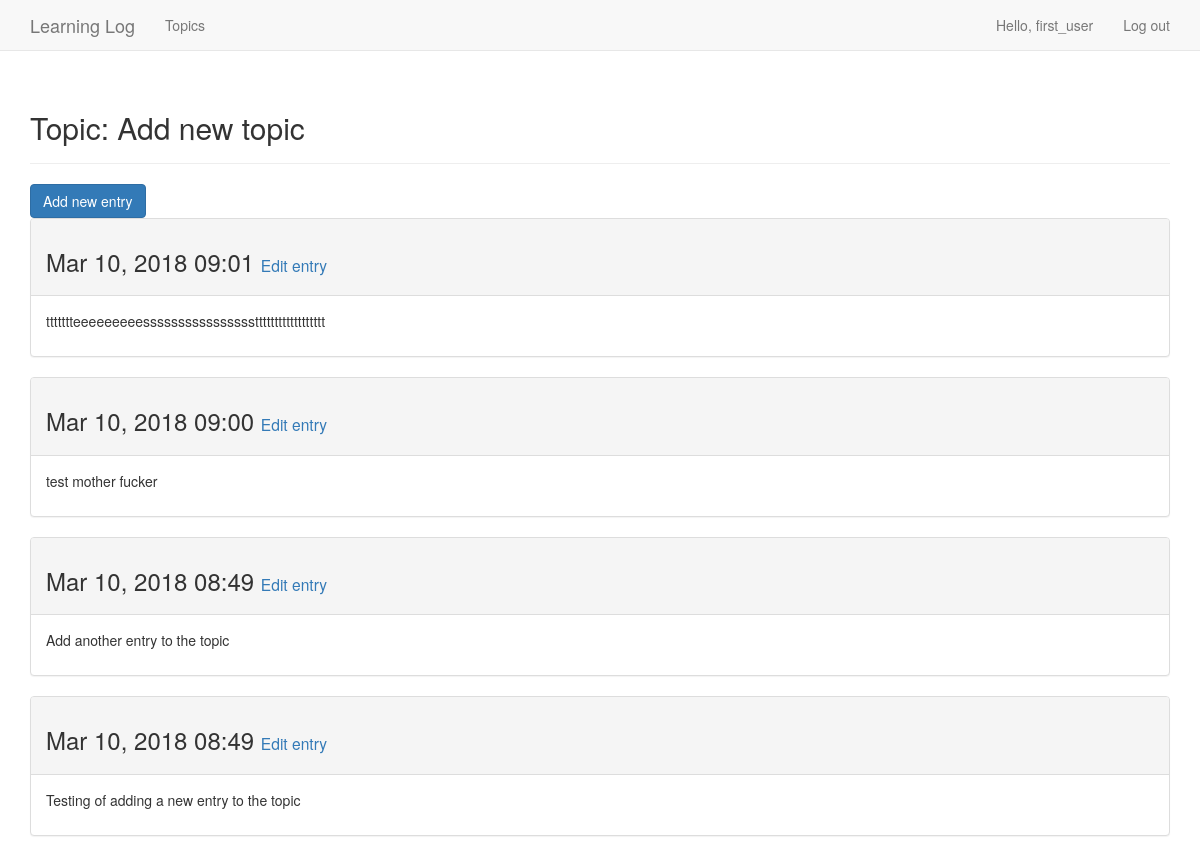
Page /topics/10/ (signed in) on the committed database.
### learning_logs/models.py (models this page shows, shortened)
class Topic(models.Model):
    text = models.CharField(max_length=200)
    date_added = models.DateTimeField(auto_now_add=True)
    owner = models.ForeignKey(User, on_delete=models.CASCADE)
    def __str__(self):
        return self.text

class Entry(models.Model):
    topic = models.ForeignKey(Topic, on_delete=models.CASCADE)
    text = models.TextField()
    date_added = models.DateTimeField(auto_now_add=True)
    class Meta:
        verbose_name_plural = "entries"

### learning_logs/views.py (the view)
# urls.py: url(r'^topics/(?P<topic_id>\d+)/$', views.topic, name='topic'),                 # Requested topic
@login_required
def topic(request, topic_id):
    topic = get_object_or_404(Topic, id=topic_id)
    entries = topic.entry_set.order_by("-date_added")
    context = {'topic': topic, 'entries': entries}
    return render(request, "learning_logs/topic.html", context)

### learning_logs/templates/learning_logs/topic.html
{% extends "learning_logs/base.html" %}
{% load bootstrap3 %}
{% block header %}
    <h2>Topic: {{ topic }}</h2>
{% endblock header %}
{% block content %}
    {% if request.user == topic.owner %}
        <form action="{% url 'learning_logs:new_entry' topic.id %}">
            {% buttons %}
                <button name="submit" class="btn btn-primary">Add new entry</button>
            {% endbuttons %}
        </form>
    {% endif %}
    {% for entry in entries %}
        <div class="panel panel-default">
            <div class="panel-heading">
                <h3>
                    {{ entry.date_added|date:'M d, Y H:i' }}
                    {% if request.user == topic.owner %}
                        <small>
                            <a href="{% url 'learning_logs:edit_entry' entry.id %}">Edit entry</a>
                        </small>
                    {% endif %}
                </h3>
            </div>
            <div class="panel-body">
                {{ entry.text|linebreaks }}
            </div>
        </div>
    {% empty %}
        <h4>There are no entries for this topic yet.</h4>
    {% endfor %}
{% endblock content %}

### learning_logs/templates/learning_logs/base.html (shortened to what this page needs)
{% load bootstrap3 %}
<!DOCTYPE html>
<html lang="eng">
    <head>
        {% bootstrap_css %}
    </head>
    <body>
        <nav class="navbar navbar-default navbar-static-top">
            <div class="container">
                <div class="navbar-header">
                    <a class="navbar-brand" href="{% url 'learning_logs:index' %}">
                        Learning Log
                    </a>
                </div>
                <div id="navbar" class="navbar-collapse collapse">
                    <ul class="nav navbar-nav">
                        <li><a href="{% url 'learning_logs:topics' %}">Topics</a> </li>
                    </ul>
                    <ul class="nav navbar-nav navbar-right">
                        {% if user.is_authenticated %}
                            <li><a>Hello, {{ user.username }}</a></li>
                            <li><a href="{% url 'users:logout' %}">Log out</a></li>
                        {% else %}
                            <li><a href="{% url 'users:register' %}">Register</a></li>
                            <li><a href="{% url 'users:login' %}">Log in</a></li>
                        {% endif %}
                    </ul>
                </div>
            </div>
        </nav>
        <div class="container">
            <div class="page-header">
                {% block header %}{% endblock header%}
            </div>
            <div>
                {% block content %}{% endblock content %}
            </div>
        </div>
    </body>
</html>

### rows in the picture
Topic: text "Add new topic"
Entry: date_added "Mar 10, 2018 09:01", text "ttttttteeeeeeeeesssssssssssssssstttttttttttttttttt"
Entry: date_added "Mar 10, 2018 09:00", text "test mother fucker"
Entry: date_added "Mar 10, 2018 08:49", text "Add another entry to the topic"
Entry: date_added "Mar 10, 2018 08:49", text "Testing of adding a new entry to the topic"

### other values in the picture
{{ user.username }} "first_user"
